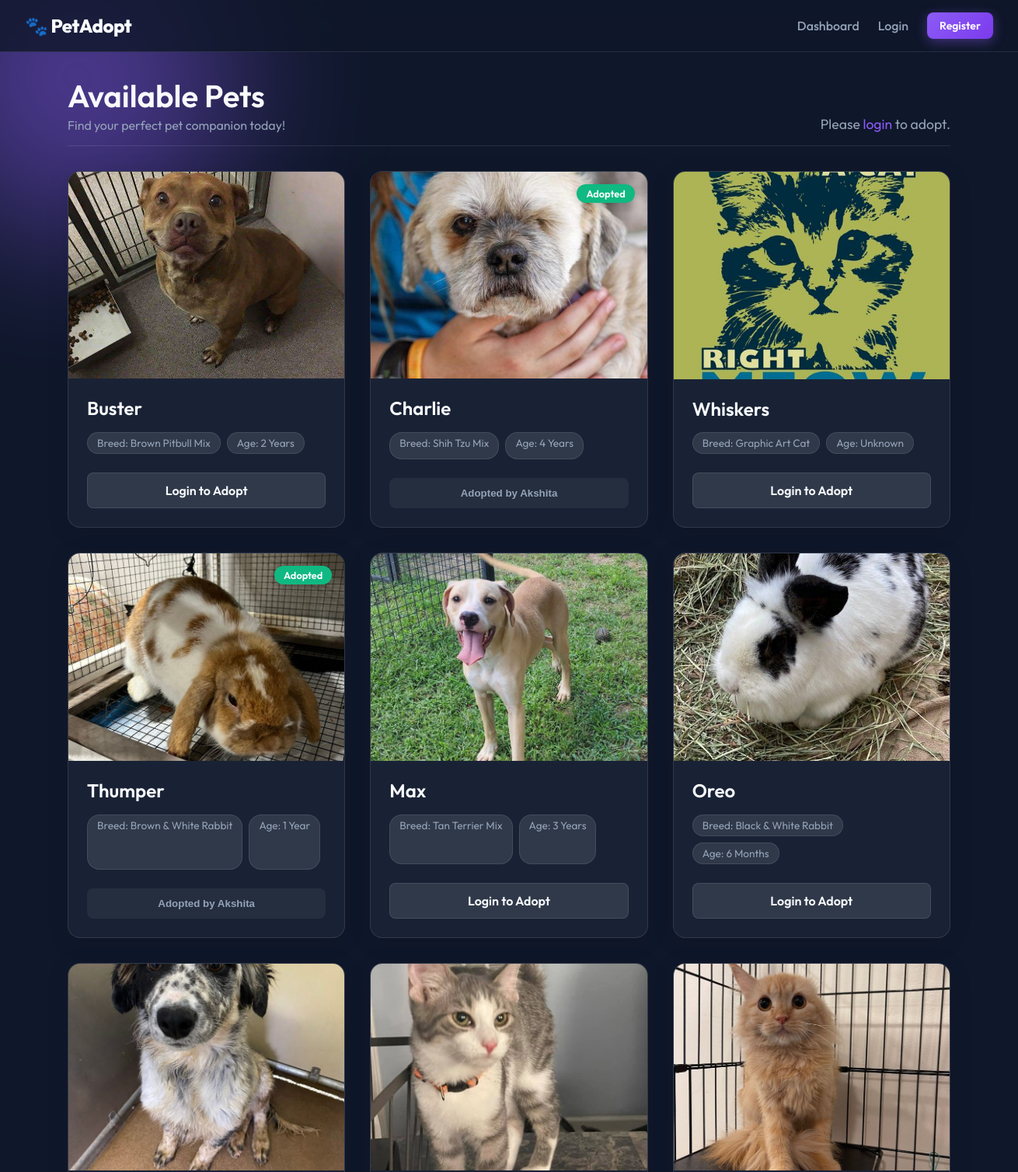
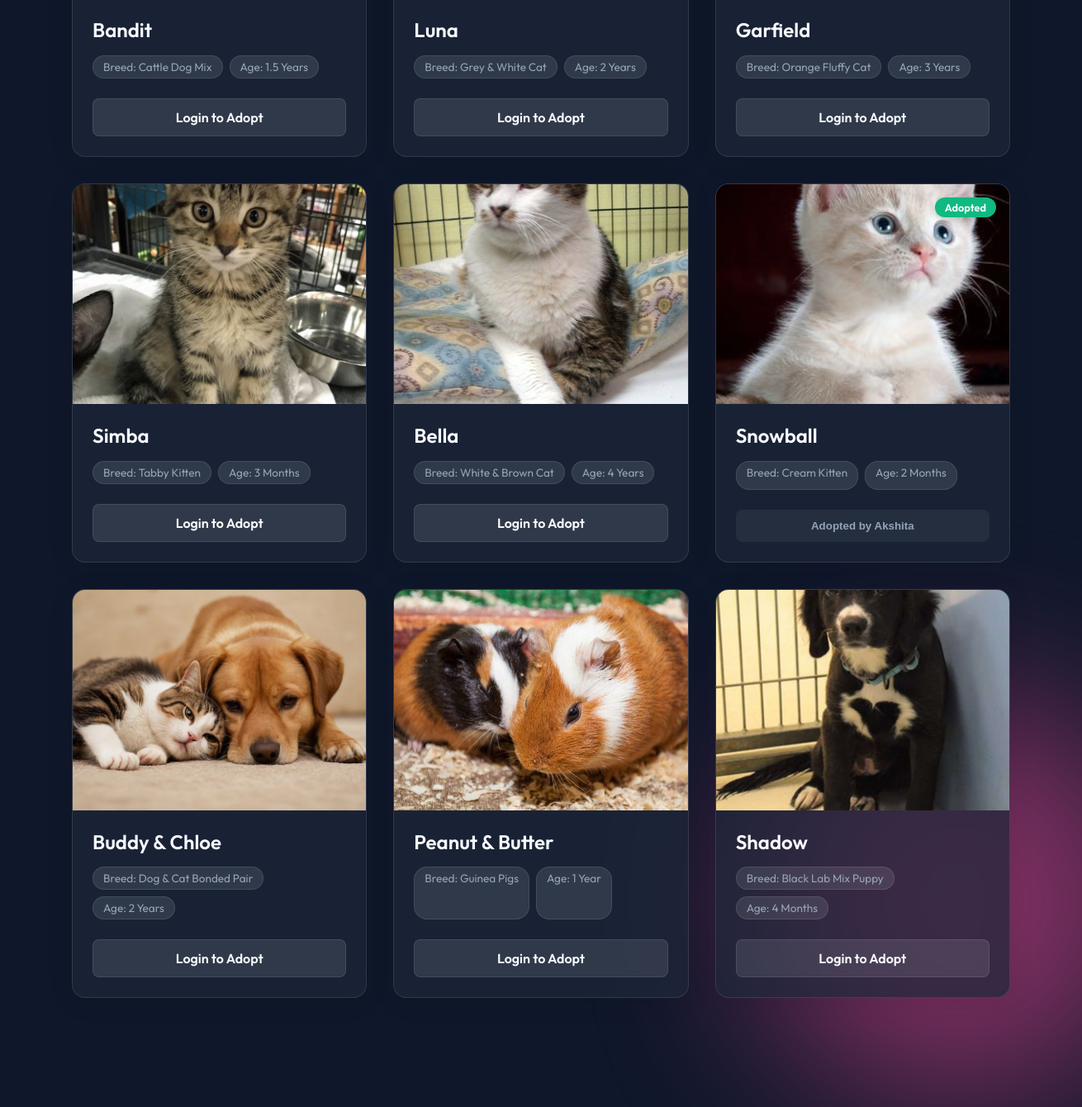
/index, run on the app's committed database (2 pictures, top to bottom).
### models.py (models this page shows)
class Pet(db.Model):
    id = db.Column(db.Integer, primary_key=True)
    name = db.Column(db.String(100), nullable=False)
    breed = db.Column(db.String(100), nullable=False)
    age = db.Column(db.String(50), nullable=False)
    image_url = db.Column(db.String(200), nullable=False)
    is_adopted = db.Column(db.Boolean, default=False, nullable=False)
    owner_id = db.Column(db.Integer, db.ForeignKey('user.id'), nullable=True)

class User(UserMixin, db.Model):
    id = db.Column(db.Integer, primary_key=True)
    username = db.Column(db.String(80), unique=True, nullable=False)
    email = db.Column(db.String(120), unique=True, nullable=False)
    password = db.Column(db.String(120), nullable=False)
    pets = db.relationship('Pet', backref='owner', lazy=True)

### app.py (the view)
@app.route('/index')
def index():
    pets = Pet.query.all()
    return render_template('index.html', pets=pets)

### templates/index.html
{% extends 'base.html' %}
{% block content %}
<div class="dashboard-header">
    <div class="dashboard-title">
        <h1>Available Pets</h1>
        <p>Find your perfect pet companion today!</p>
    </div>
    <div class="user-info">
        {% if current_user.is_authenticated %}
            <span class="greeting">Hello, <strong>{{ current_user.username }}</strong>!</span>
        {% else %}
            <span class="greeting">Please <a href="{{ url_for('login') }}">login</a> to adopt.</span>
        {% endif %}
    </div>
</div>
<div class="pet-grid">
    {% for pet in pets %}
    <div class="pet-card glass-card">
        <div class="pet-image-container">
            <img src="{{ url_for('static', filename=pet.image_url) }}" alt="{{ pet.name }}">
            {% if pet.is_adopted %}
                <div class="adopted-badge">Adopted</div>
            {% endif %}
        </div>
        <div class="pet-info">
            <h3>{{ pet.name }}</h3>
            <div class="pet-details">
                <span class="badge">Breed: {{ pet.breed }}</span>
                <span class="badge">Age: {{ pet.age }}</span>
            </div>
            {% if pet.is_adopted %}
                <button class="btn-disabled btn-full" disabled>Adopted by {{ pet.owner.username }}</button>
            {% else %}
                {% if current_user.is_authenticated %}
                    <form method="POST" action="{{ url_for('adopt', pet_id=pet.id) }}">
                        <button type="submit" class="btn-primary btn-full pet-adopt-btn">Adopt Me</button>
                    </form>
                {% else %}
                    <a href="{{ url_for('login') }}" class="btn-secondary btn-full">Login to Adopt</a>
                {% endif %}
            {% endif %}
        </div>
    </div>
    {% else %}
    <div class="no-pets glass-card">
        <p>No pets available at the moment. Please check back later!</p>
    </div>
    {% endfor %}
</div>
{% endblock %}

### templates/base.html (shortened to what this page needs)
<!DOCTYPE html>
<html lang="en">
<head>
    <link rel="stylesheet" href="{{ url_for('static', filename='style.css') }}">
</head>
<body>
    <div class="blob blob-1"></div>
    <div class="blob blob-2"></div>
    <nav class="glass-nav">
        <div class="nav-brand">
            <a href="{{ url_for('home') }}">🐾 PetAdopt</a>
        </div>
        <div class="nav-links">
            <a href="{{ url_for('index') }}" class="nav-item">Dashboard</a>
            {% if current_user.is_authenticated %}
                <a href="{{ url_for('my_pets') }}" class="nav-item">My Pets</a>
                <a href="{{ url_for('logout') }}" class="btn-primary btn-sm">Logout</a>
            {% else %}
                <a href="{{ url_for('login') }}" class="nav-item">Login</a>
                <a href="{{ url_for('register') }}" class="btn-primary btn-sm">Register</a>
            {% endif %}
        </div>
    </nav>
    <main class="container">
        {% block content %}{% endblock %}
    </main>
</body>
</html>

### static/style.css (style rules this page uses)
:root { --bg-color: #0f172a; --card-bg: rgba(30, 41, 59, 0.7); --card-border: rgba(255, 255, 255, 0.1); --text-primary: #f8fafc; --text-secondary: #94a3b8; --accent-primary: #8b5cf6; --accent-primary-hover: #7c3aed; --accent-secondary: #ec4899; --error: #ef4444; --success: #10b981; --font-family: 'Outfit', sans-serif; --transition: all 0.3s cubic-bezier(0.4, 0, 0.2, 1); }
* { margin: 0; padding: 0; box-sizing: border-box; }
body { font-family: var(--font-family); background-color: var(--bg-color); color: var(--text-primary); min-height: 100vh; position: relative; overflow-x: hidden; }
.blob { position: absolute; filter: blur(100px); z-index: -1; opacity: 0.5; animation: float 10s infinite ease-in-out alternate; }
.blob-1 { top: -100px; left: -100px; width: 400px; height: 400px; background: var(--accent-primary); border-radius: 50%; }
.blob-2 { bottom: -100px; right: -100px; width: 500px; height: 500px; background: var(--accent-secondary); border-radius: 50%; animation-delay: -5s; }
h1, h2, h3, h4, h5, h6 { font-weight: 600; line-height: 1.2; margin-bottom: 1rem; }
.glass-nav { display: flex; justify-content: space-between; align-items: center; padding: 1rem 2rem; background: rgba(15, 23, 42, 0.8); backdrop-filter: blur(12px); -webkit-backdrop-filter: blur(12px); border-bottom: 1px solid var(--card-border); position: sticky; top: 0; z-index: 100; }
.nav-brand a { color: var(--text-primary); text-decoration: none; font-size: 1.5rem; font-weight: 800; letter-spacing: -0.5px; }
.nav-links { display: flex; gap: 1.5rem; align-items: center; }
.nav-item { color: var(--text-secondary); text-decoration: none; font-weight: 500; transition: var(--transition); }
.container { max-width: 1200px; margin: 0 auto; padding: 2rem; }
.glass-card { background: var(--card-bg); backdrop-filter: blur(16px); -webkit-backdrop-filter: blur(16px); border: 1px solid var(--card-border); border-radius: 1rem; box-shadow: 0 4px 30px rgba(0, 0, 0, 0.1); }
.btn-primary, .btn-secondary { display: inline-block; padding: 0.75rem 1.5rem; border-radius: 0.5rem; font-weight: 600; text-decoration: none; text-align: center; cursor: pointer; border: none; transition: var(--transition); }
.btn-primary { background: linear-gradient(135deg, var(--accent-primary), var(--accent-primary-hover)); color: white; box-shadow: 0 4px 15px rgba(139, 92, 246, 0.4); }
.btn-secondary { background: rgba(255, 255, 255, 0.1); color: var(--text-primary); border: 1px solid var(--card-border); }
.btn-sm { padding: 0.5rem 1rem; font-size: 0.875rem; }
.btn-full { width: 100%; }
.btn-disabled { display: inline-block; padding: 0.75rem 1.5rem; border-radius: 0.5rem; font-weight: 600; text-align: center; border: none; background: rgba(255, 255, 255, 0.05); color: var(--text-secondary); cursor: not-allowed; }
.dashboard-header { display: flex; justify-content: space-between; align-items: flex-end; margin-bottom: 2rem; border-bottom: 1px solid var(--card-border); padding-bottom: 1rem; }
.dashboard-title h1 { font-size: 2.5rem; margin-bottom: 0.25rem; }
.dashboard-title p { color: var(--text-secondary); }
.greeting { font-size: 1.1rem; color: var(--text-secondary); }
.greeting a { color: var(--accent-primary); text-decoration: none; }
.pet-grid { display: grid; grid-template-columns: repeat(auto-fill, minmax(280px, 1fr)); gap: 2rem; }
.pet-card { display: flex; flex-direction: column; overflow: hidden; transition: var(--transition); }
.pet-image-container { position: relative; width: 100%; padding-top: 75%; overflow: hidden; }
.pet-image-container img { position: absolute; top: 0; left: 0; width: 100%; height: 100%; object-fit: cover; transition: transform 0.5s ease; }
.adopted-badge { position: absolute; top: 1rem; right: 1rem; background: var(--success); color: white; padding: 0.25rem 0.75rem; border-radius: 1rem; font-size: 0.8rem; font-weight: 600; box-shadow: 0 2px 10px rgba(0,0,0,0.2); }
.pet-info { padding: 1.5rem; flex-grow: 1; display: flex; flex-direction: column; }
.pet-info h3 { font-size: 1.5rem; margin-bottom: 1rem; }
.pet-details { display: flex; flex-wrap: wrap; gap: 0.5rem; margin-bottom: 1.5rem; flex-grow: 1; }
.badge { background: rgba(255, 255, 255, 0.1); padding: 0.25rem 0.75rem; border-radius: 1rem; font-size: 0.85rem; color: var(--text-secondary); border: 1px solid var(--card-border); }

### data on the page
Pet: image_url (picture), name "Buster", breed "Brown Pitbull Mix", age "2 Years"
Pet: image_url (picture), is_adopted "Adopted", name "Charlie", breed "Shih Tzu Mix", age "4 Years", owner.username "Akshita"
Pet: image_url (picture), name "Whiskers", breed "Graphic Art Cat", age "Unknown"
Pet: image_url (picture), is_adopted "Adopted", name "Thumper", breed "Brown & White Rabbit", age "1 Year", owner.username "Akshita"
Pet: image_url (picture), name "Max", breed "Tan Terrier Mix", age "3 Years"
Pet: image_url (picture), name "Oreo", breed "Black & White Rabbit", age "6 Months"
Pet: image_url (picture), name "Bandit", breed "Cattle Dog Mix", age "1.5 Years"
Pet: image_url (picture), name "Luna", breed "Grey & White Cat", age "2 Years"
Pet: image_url (picture), name "Garfield", breed "Orange Fluffy Cat", age "3 Years"
Pet: image_url (picture), name "Simba", breed "Tabby Kitten", age "3 Months"
Pet: image_url (picture), name "Bella", breed "White & Brown Cat", age "4 Years"
Pet: image_url (picture), is_adopted "Adopted", name "Snowball", breed "Cream Kitten", age "2 Months", owner.username "Akshita"
Pet: image_url (picture), name "Buddy & Chloe", breed "Dog & Cat Bonded Pair", age "2 Years"
Pet: image_url (picture), name "Peanut & Butter", breed "Guinea Pigs", age "1 Year"
Pet: image_url (picture), name "Shadow", breed "Black Lab Mix Puppy", age "4 Months"
